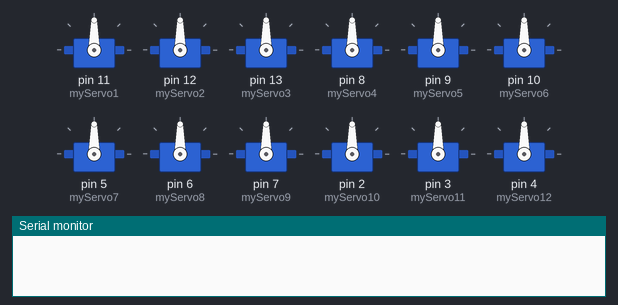
This sketch was run on a simulated Arduino Uno, built with avr-gcc and run on an emulated ATmega328P. On the bench: 12 × servo, the last lines printed to the serial monitor.

Above: at 0.1 s.
At 1.6 s:
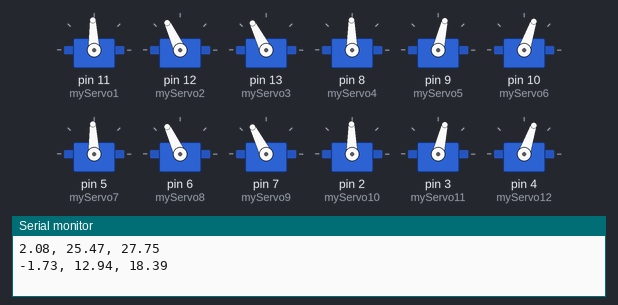
At 9.1 s:
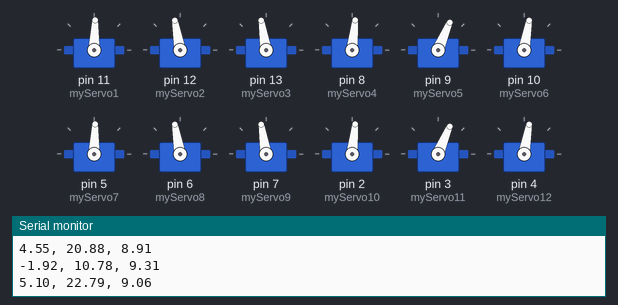
At 18.1 s:
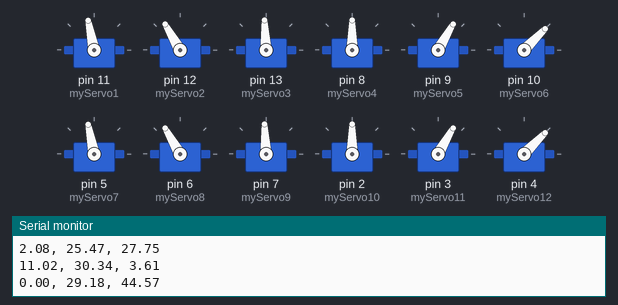
At 24.1 s:
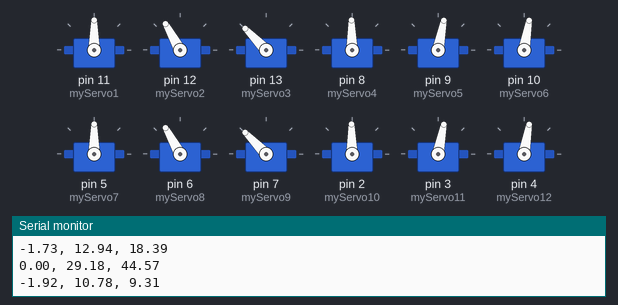
At 37.6 s:
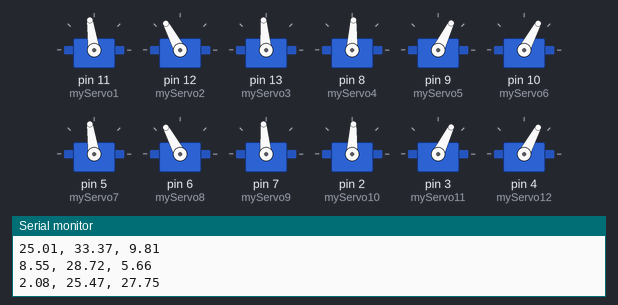
Timing chart, 0 to 40.0 s (numbered marks = the images above):
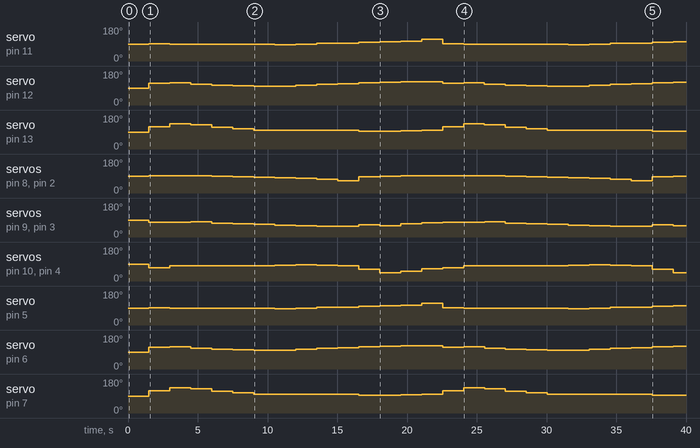

Measured:
- by itself, servo on pin 11 (myServo1), servo on pin 5 (myServo7): 90° → 92° at 1.5 s, → 90° 1.5 s later, → 88° 1.5 s later, → 87° 6.0 s later, … (20 changes in this stretch)
- by itself, servo on pin 12 (myServo2), servo on pin 6 (myServo8): 90° → 115° at 1.5 s, → 119° 1.5 s later, → 109° 1.5 s later, → 104° 1.5 s later, … (26 changes in this stretch)

The sketch:

code.ino
```cpp
#include <Servo.h>

Servo myServo1;       //Declaration of the servos and the angles
Servo myServo2;
Servo myServo3;
Servo myServo4;
Servo myServo5;
Servo myServo6;
Servo myServo7;
Servo myServo8;
Servo myServo9;
Servo myServo10;
Servo myServo11;
Servo myServo12;
const int numberOfAngles = 14;
int offsetAngle = 90;
int delayTime = 1500;
unsigned long previousTime1 = 0;
unsigned long previousTime2 = 0;
float servoAngle1[numberOfAngles] = {2.075, 0, -1.494, -1.611, -1.732, -1.921, -2.099, 0, 4.548, 5.102, 8.546, 11.016, 15.091, 25.011};
float servoAngle2[numberOfAngles] = {25.474, 29.179, 19.739, 14.957, 12.944, 10.785, 9.95, 15.567, 20.881, 22.789, 28.723, 30.342, 32.448, 33.365};
float servoAngle3[numberOfAngles] = {27.749, 44.572, 38.29, 25.903, 18.391, 9.308, 9.95, 8.545, 8.91, 9.06, 5.656, 3.61, 6.471, 9.808};
int offsetAngle1 = 90;


void setup() {
  Serial.begin(9600);
  myServo1.attach(11); // Attach the servo to pin 9,10,11
  myServo2.attach(12);
  myServo3.attach(13);
  myServo4.attach(8);
  myServo5.attach(9);
  myServo6.attach(10);
  myServo7.attach(5);
  myServo8.attach(6);
  myServo9.attach(7);
  myServo10.attach(2);
  myServo11.attach(3);
  myServo12.attach(4);

 // resetServo();
  delay(500);
  // Initialize serial communication (optional, for debugging)
}

void loop()
{
 unsigned long currentTime = millis();
   if( currentTime - previousTime1 >= delayTime ){
  goForward();

  previousTime1 = currentTime;
 }


}
void resetServo() {

  myServo1.write(offsetAngle);
  myServo2.write(offsetAngle);    // Set the servos to initial degrees
  myServo3.write(offsetAngle);
  myServo4.write(offsetAngle);
  myServo5.write(offsetAngle);
  myServo6.write(offsetAngle);
  myServo7.write(offsetAngle);
  myServo8.write(offsetAngle);
  myServo9.write(offsetAngle);
  myServo10.write(offsetAngle);
  myServo11.write(offsetAngle);
  myServo12.write(offsetAngle);
  delay(500);      // Wait for the servo to move to the position

}

void goForward(){
int j = 4;
int i = 0;
  while(i < numberOfAngles){
  myServo1.write(servoAngle1[i] + offsetAngle);      //Set the angles of the servos to the correct parameter in the array
  myServo2.write(servoAngle2[i] + offsetAngle);
  myServo3.write(servoAngle3[i] + offsetAngle);

  Serial.print(servoAngle1[i]);        //Show the results in serial monitor
  Serial.print(", ");
  Serial.print(servoAngle2[i]);
  Serial.print(", ");
  Serial.println(servoAngle3[i]);

  myServo4.write(offsetAngle1 - servoAngle1[j% numberOfAngles]);      //Set the angles of the servos to the correct parameter in the array
  myServo5.write(offsetAngle1 - servoAngle2[j% numberOfAngles]);
  myServo6.write(offsetAngle1 - servoAngle3[j %numberOfAngles]);


  Serial.print(servoAngle1[j% numberOfAngles]);        //Show the results in serial monitor
  Serial.print(", ");
  Serial.print(servoAngle2[j% numberOfAngles]);
  Serial.print(", ");
  Serial.println(servoAngle3[j% numberOfAngles]);

  myServo7.write(servoAngle1[i] + offsetAngle1);      //Set the angles of the servos to the correct parameter in the array
  myServo8.write(servoAngle2[i] + offsetAngle1);
  myServo9.write(servoAngle3[i] + offsetAngle1);


  myServo10.write(offsetAngle - servoAngle1[j% numberOfAngles]);      //Set the angles of the servos to the correct parameter in the array
  myServo11.write(offsetAngle - servoAngle2[j% numberOfAngles]);
  myServo12.write(offsetAngle - servoAngle3[j %numberOfAngles]);

  j++;
  i++;
  delay(1500);

}

}
```
